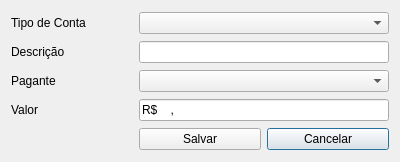
<?xml version="1.0" encoding="UTF-8"?>
<ui version="4.0">
 <class>NovaConta</class>
 <widget class="QDialog" name="NovaConta">
  <property name="geometry">
   <rect>
    <x>0</x>
    <y>0</y>
    <width>400</width>
    <height>162</height>
   </rect>
  </property>
  <property name="windowTitle">
   <string>Nova Conta</string>
  </property>
  <property name="windowIcon">
   <iconset resource="Image.qrc">
    <normaloff>:/icons/img/svg/money_transfer.svg</normaloff>:/icons/img/svg/money_transfer.svg</iconset>
  </property>
  <layout class="QGridLayout" name="gridLayout">
   <item row="3" column="1" colspan="2">
    <widget class="QLineEdit" name="valor">
     <property name="inputMask">
      <string>R\$9999,99</string>
     </property>
    </widget>
   </item>
   <item row="0" column="1" colspan="2">
    <widget class="QComboBox" name="tipoConta"/>
   </item>
   <item row="2" column="0">
    <widget class="QLabel" name="label_3">
     <property name="text">
      <string>Pagante</string>
     </property>
    </widget>
   </item>
   <item row="2" column="1" colspan="2">
    <widget class="QComboBox" name="pagante"/>
   </item>
   <item row="4" column="2">
    <widget class="QPushButton" name="cancelar">
     <property name="text">
      <string>Cancelar</string>
     </property>
     <property name="icon">
      <iconset resource="Image.qrc">
       <normaloff>:/icons/img/svg/cancel.svg</normaloff>:/icons/img/svg/cancel.svg</iconset>
     </property>
    </widget>
   </item>
   <item row="3" column="0">
    <widget class="QLabel" name="label">
     <property name="text">
      <string>Valor</string>
     </property>
    </widget>
   </item>
   <item row="4" column="1">
    <widget class="QPushButton" name="salvar">
     <property name="text">
      <string>Salvar</string>
     </property>
     <property name="icon">
      <iconset resource="Image.qrc">
       <normaloff>:/icons/img/svg/checkmark.svg</normaloff>:/icons/img/svg/checkmark.svg</iconset>
     </property>
    </widget>
   </item>
   <item row="0" column="0">
    <widget class="QLabel" name="label_2">
     <property name="text">
      <string>Tipo de Conta</string>
     </property>
    </widget>
   </item>
   <item row="1" column="0">
    <widget class="QLabel" name="label_4">
     <property name="text">
      <string>Descrição</string>
     </property>
    </widget>
   </item>
   <item row="1" column="1" colspan="2">
    <widget class="QLineEdit" name="descricao"/>
   </item>
  </layout>
 </widget>
 <resources>
  <include location="Image.qrc"/>
 </resources>
 <connections/>
</ui>
